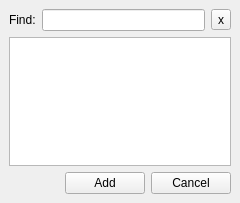
<ui version="4.0" >
 <class>CostDialog</class>
 <widget class="QDialog" name="CostDialog" >
  <property name="geometry" >
   <rect>
    <x>0</x>
    <y>0</y>
    <width>240</width>
    <height>203</height>
   </rect>
  </property>
  <property name="windowTitle" >
   <string>Cost</string>
  </property>
  <property name="windowIcon" >
   <iconset resource="../icons/resources.qrc" >:/32/money.png</iconset>
  </property>
  <layout class="QGridLayout" >
   <property name="margin" >
    <number>9</number>
   </property>
   <property name="spacing" >
    <number>6</number>
   </property>
   <item row="0" column="0" >
    <layout class="QVBoxLayout" >
     <property name="margin" >
      <number>0</number>
     </property>
     <property name="spacing" >
      <number>6</number>
     </property>
     <item>
      <layout class="QHBoxLayout" >
       <property name="margin" >
        <number>0</number>
       </property>
       <property name="spacing" >
        <number>6</number>
       </property>
       <item>
        <widget class="QLabel" name="label_2" >
         <property name="text" >
          <string>Find:</string>
         </property>
        </widget>
       </item>
       <item>
        <widget class="QLineEdit" name="findlineEdit" />
       </item>
       <item>
        <widget class="QToolButton" name="cleartoolButton" >
         <property name="focusPolicy" >
          <enum>Qt::NoFocus</enum>
         </property>
         <property name="text" >
          <string>x</string>
         </property>
        </widget>
       </item>
      </layout>
     </item>
     <item>
      <widget class="QTableView" name="tableView" >
       <property name="selectionMode" >
        <enum>QAbstractItemView::SingleSelection</enum>
       </property>
       <property name="selectionBehavior" >
        <enum>QAbstractItemView::SelectRows</enum>
       </property>
      </widget>
     </item>
     <item>
      <layout class="QHBoxLayout" >
       <property name="margin" >
        <number>0</number>
       </property>
       <property name="spacing" >
        <number>6</number>
       </property>
       <item>
        <spacer>
         <property name="orientation" >
          <enum>Qt::Horizontal</enum>
         </property>
         <property name="sizeHint" >
          <size>
           <width>40</width>
           <height>20</height>
          </size>
         </property>
        </spacer>
       </item>
       <item>
        <widget class="QPushButton" name="addpushButton" >
         <property name="text" >
          <string>Add</string>
         </property>
         <property name="autoDefault" >
          <bool>false</bool>
         </property>
        </widget>
       </item>
       <item>
        <widget class="QPushButton" name="cancelpushButton" >
         <property name="text" >
          <string>Cancel</string>
         </property>
         <property name="autoDefault" >
          <bool>false</bool>
         </property>
        </widget>
       </item>
      </layout>
     </item>
    </layout>
   </item>
  </layout>
 </widget>
 <resources>
  <include location="../icons/resources.qrc" />
 </resources>
 <connections>
  <connection>
   <sender>cancelpushButton</sender>
   <signal>clicked()</signal>
   <receiver>CostDialog</receiver>
   <slot>reject()</slot>
   <hints>
    <hint type="sourcelabel" >
     <x>228</x>
     <y>191</y>
    </hint>
    <hint type="destinationlabel" >
     <x>239</x>
     <y>202</y>
    </hint>
   </hints>
  </connection>
  <connection>
   <sender>cleartoolButton</sender>
   <signal>clicked()</signal>
   <receiver>findlineEdit</receiver>
   <slot>clear()</slot>
   <hints>
    <hint type="sourcelabel" >
     <x>214</x>
     <y>21</y>
    </hint>
    <hint type="destinationlabel" >
     <x>175</x>
     <y>23</y>
    </hint>
   </hints>
  </connection>
 </connections>
</ui>
